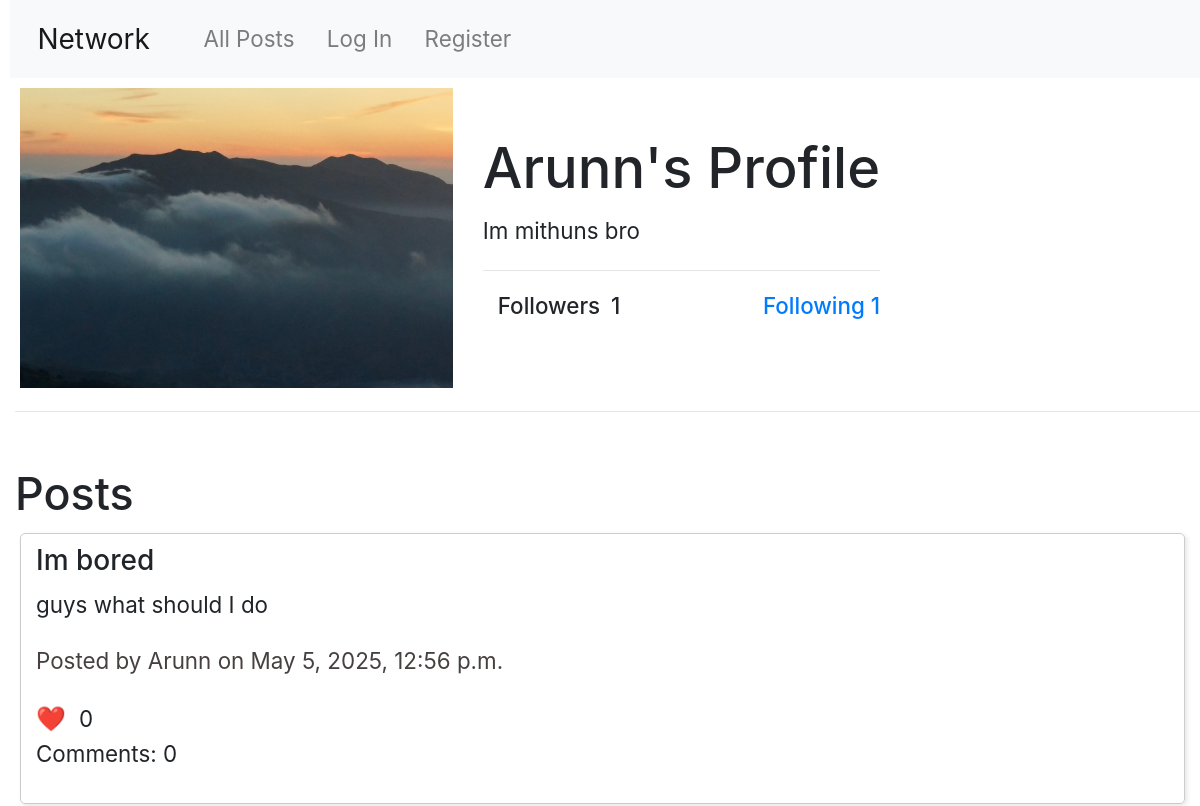
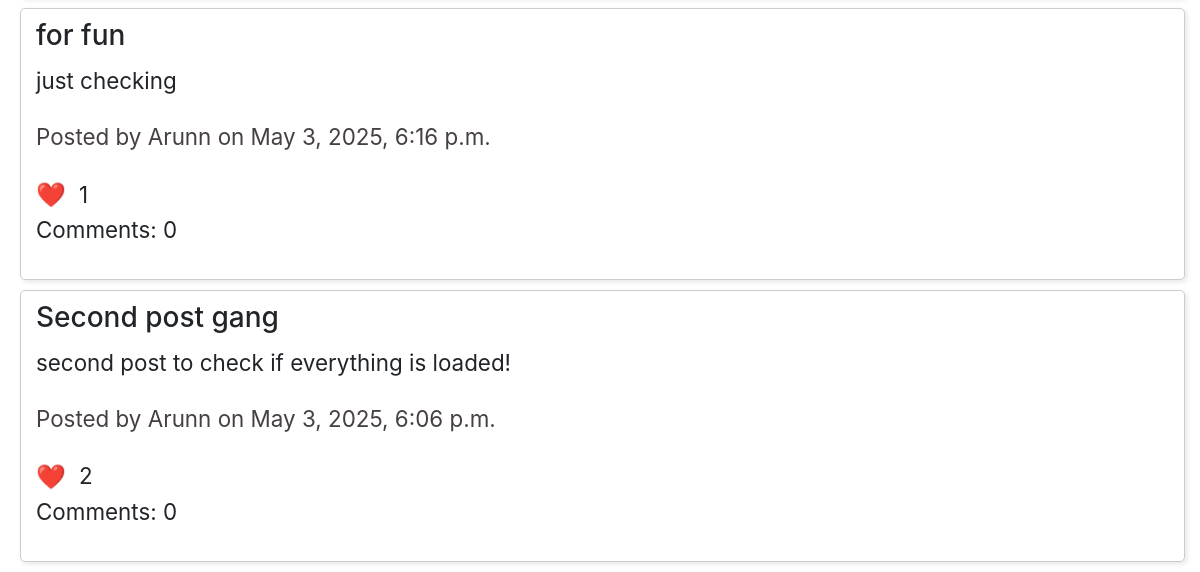
Page /profile/Arunn on the earlier database version (2 pictures, top to bottom).
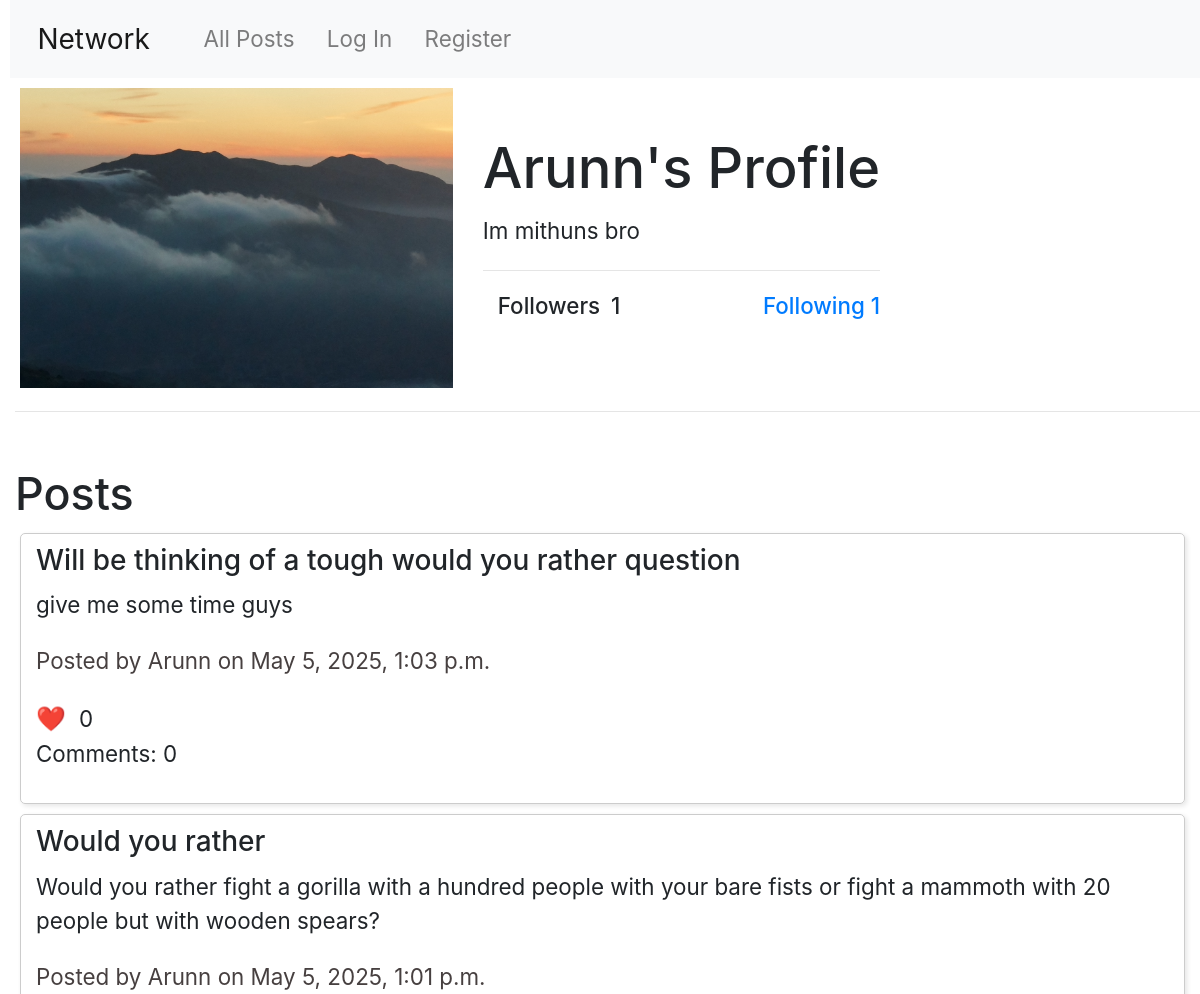
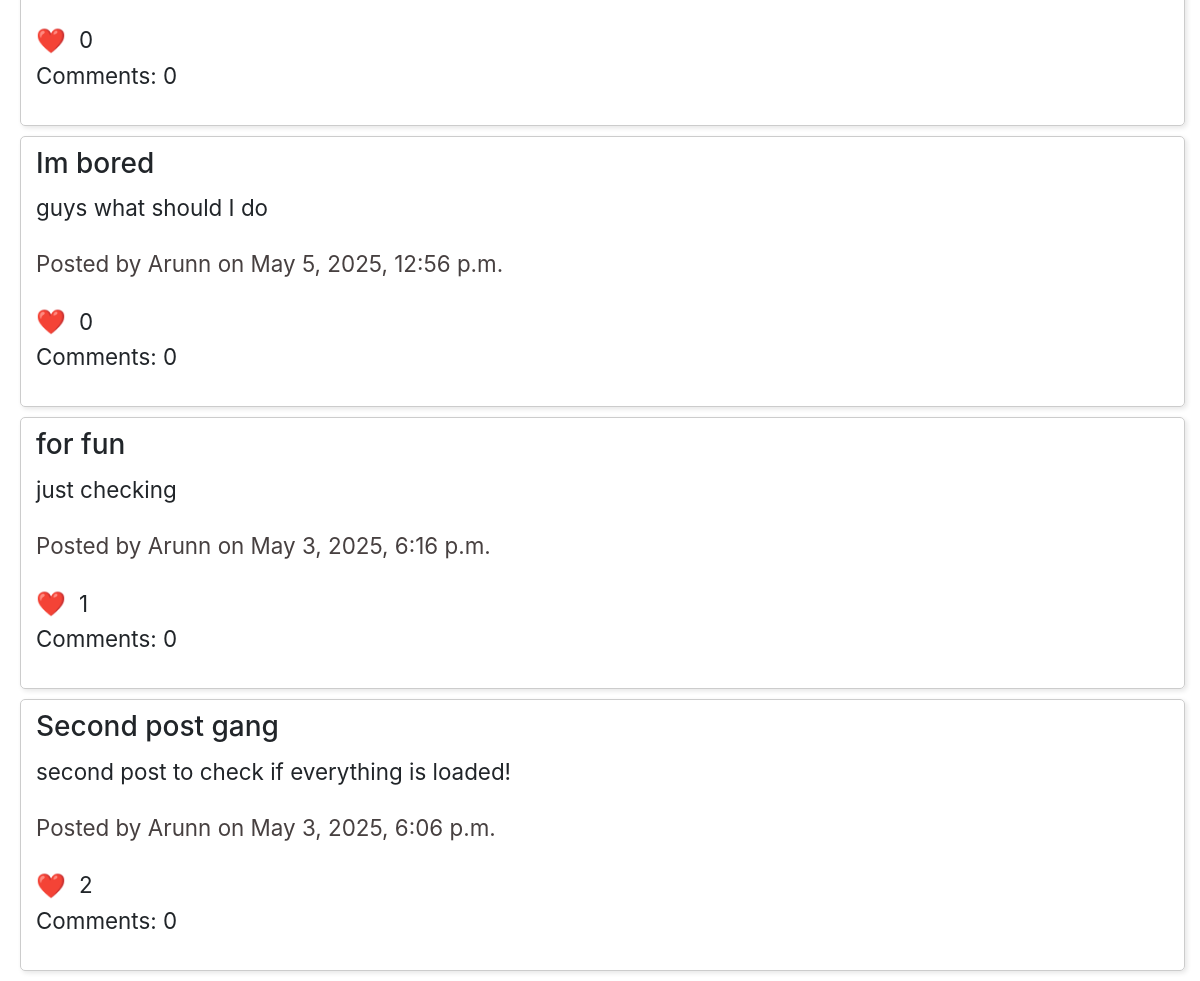
Same page on the later database version (2 pictures, top to bottom).
### network/models.py (models this page shows, shortened)
class User(AbstractUser):
    bio = models.TextField(max_length=30, blank=True, null=True)
    profile_picture = models.ImageField(upload_to='profile_pictures/', default='profile_pictures/penguin.png', blank=True)

class Post(models.Model):
    user = models.ForeignKey(User, on_delete=models.CASCADE, related_name="posts")
    title = models.CharField(max_length=30, default="Untitled")
    content = models.TextField(max_length=280)
    timestamp = models.DateTimeField(auto_now_add=True)
    likes = models.ManyToManyField(User, related_name="liked_posts", blank=True)

### network/views.py (the view)
# urls.py: path("profile/<str:username>", views.profile, name="profile"),
def profile(request, username):
    try:
        profile_user = User.objects.get(username=username)
    except User.DoesNotExist:
        return HttpResponse("User not found", status=404)
    followerCount = Follow.objects.filter(following=profile_user).count()
    followingCount = Follow.objects.filter(follower=profile_user).count()
    alreadyFollowed = False
    if request.user.is_authenticated:
        alreadyFollowed = Follow.objects.filter(follower=request.user, following=profile_user).exists()
    return render(request, "network/profile.html", {
        "userName": profile_user.username,
        "bio": profile_user.bio,
        "posts": Post.objects.filter(user=profile_user).order_by("-timestamp"),
        "pfp": profile_user.profile_picture,
        "followerCount": followerCount,
        "followingCount": followingCount,
        "follow" : alreadyFollowed
    })

### network/templates/network/profile.html (shortened to what this page needs)
{% extends "network/layout.html" %}
{% load static %}
{% block body %}
    <div style="display: flex; align-items: center; gap: 20px;">
        <div>
            {% if pfp %}
                <img src="{{ pfp.url }}" alt="Profile Picture" style="width: 300; height: 300px;">
            {% else %}
                <p>No profile picture available.</p>
            {% endif %}
        </div>
        <div>
            {% if user.username == userName %}
                <h1>Hello {{ userName|capfirst }}</h1>
            {% else %}
                <h1>{{ userName|capfirst }}'s Profile</h1>
            {% endif %}
            <p>{{bio}}</p>
            <hr>
            <div style="display: flex; justify-content: space-between; gap: 20px;">
                <div>
                    <h6><a>Followers <span id="followerCount">{{ followerCount }}</span></a></h6>
                </div>
                <div>
                    <h6><a href="{% url 'following' userName %}">Following {{ followingCount }}</a></h6>
                </div>
            </div>
        </div>
    </div>
    <hr>
    <br>
    <h2>Posts</h2>
    {% for post in posts %}
        <div class="post">
            <h5 id="postTitle-{{ post.id }}">{{ post.title }}</h5>
            <p id="postContent-{{ post.id }}">{{ post.content }}</p>
            <p id="postInfo-{{ post.id }}" style="color: rgb(71, 64, 64);">Posted by {{ post.user.username }} on {{ post.timestamp }}</p>
            <p style="display: flex; align-items: center; margin: 0;">
                <button class="likeButton" data-id="{{ post.id }}" id="likeButton-{{ post.id }}">
                    <span style="font-size: 24px; margin-right: 8px; vertical-align: middle;">❤️</span>
                </button>
                <span style="line-height: 30px;" id="likeCount-{{ post.id }}">{{ post.likes.count }}</span>
            </p>
            <p id="comments-{{ post.id }}">Comments: {{ post.comments.count }}</p>
        </div>
    {% endfor %}
{% endblock %}

### network/templates/network/layout.html (shortened to what this page needs)
{% load static %}
<!DOCTYPE html>
<html lang="en">
    <head>
        <link rel="stylesheet" href="https://stackpath.bootstrapcdn.com/bootstrap/4.4.1/css/bootstrap.min.css">
        <link href="{% static 'network/styles.css' %}" rel="stylesheet">
    </head>
    <body>
        <nav class="navbar navbar-expand-lg navbar-light bg-light">
            <a class="navbar-brand" href="{% url 'index' %}">Network</a>
            <div>
              <ul class="navbar-nav mr-auto">
                <li class="nav-item">
                  <a class="nav-link" href="{% url 'index' %}">All Posts</a>
                </li>
                {% if user.is_authenticated %}
                    <li class="nav-item">
                        <a class="nav-link" href="{% url 'following' user.username %}">Following</a>
                    </li>
                    <li class="nav-item">
                        <a class="nav-link" href="{% url 'logout' %}">Log Out</a>
                    </li>
                    <li class="nav-item">
                        <a class="nav-link" href="{% url 'newPost' %}">New Post</a>
                    </li>
                {% else %}
                    <li class="nav-item">
                        <a class="nav-link" href="{% url 'login' %}">Log In</a>
                    </li>
                    <li class="nav-item">
                        <a class="nav-link" href="{% url 'register' %}">Register</a>
                    </li>
                {% endif %}
              </ul>
            </div>
          </nav>
        <div class="body">
            {% block body %}
            {% endblock %}
        </div>
    </body>
</html>

### network/static/network/styles.css (style rules this page uses)
* { margin-left: 5px; }
html { font-size: 140%; }
body { font-size: 1rem; }
button { margin: 5px 0; }
img { margin: 10px 0 0 0; }
.post { border: 1px solid #ccc; padding: 10px; margin: 10px; margin-right: 15px; border-radius: 5px; box-shadow: 2px 2px 5px rgba(0, 0, 0, 0.1); }
button { background-color: #42a2c8; color: white; border: none; border-radius: 12px; padding: 5px 20px; font-size: 16px; cursor: pointer; transition: background-color 0.3s ease; }
.likeButton, .editButton, saveButton { all: unset; outline: none; }

Differences in the rows shown:
added Post: title "Will be thinking of a tough would you rather question", content "give me some time guys", user.username "Arunn", timestamp "May 5, 2025, 1:03 p.m.", likes.count "0", comments.count "0"
added Post: title "Would you rather", content "Would you rather fight a gorilla with a hundred people with your bare fists or fight a mammoth with 20 people but with wooden spears?", user.username "Arunn", timestamp "May 5, 2025, 1:01 p.m.", likes.count "0", comments.count "0"
